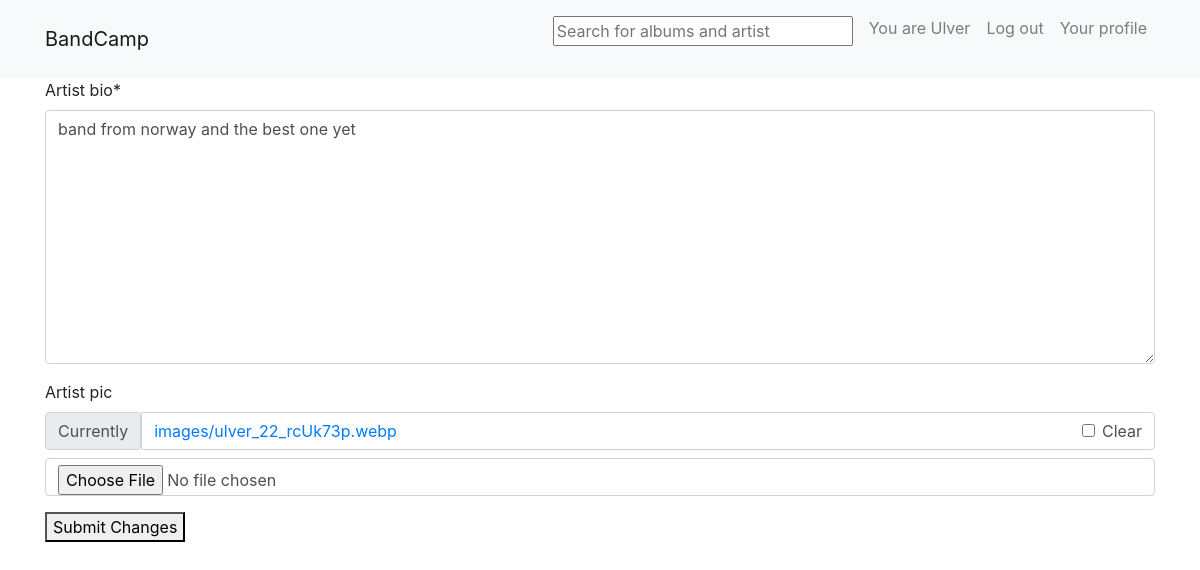
The app's page /edit_artist_profile/1 (signed in), older data.
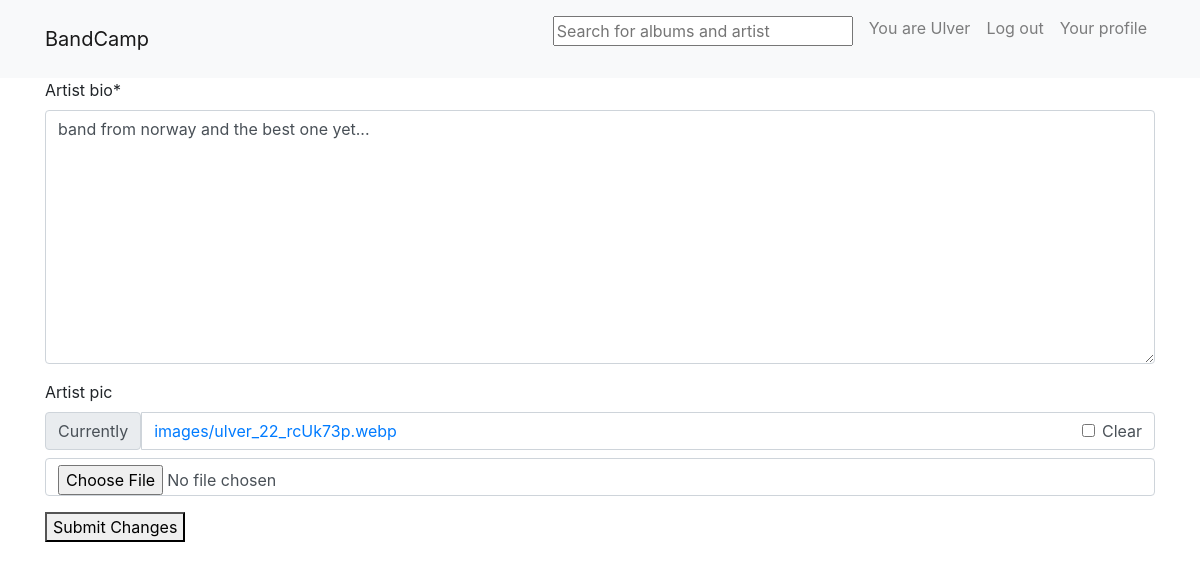
The same page, newer data.
### profiles/models.py (models this page shows, shortened)
class ArtistProfile(models.Model):
    user = models.OneToOneField(User, on_delete=models.CASCADE)
    artist_bio = models.TextField(max_length=100 , editable=True)
    artist_name = models.TextField(max_length=50)
    artist_pic = models.ImageField(null=True , blank=True ,upload_to="images/" , editable=True)
    follower = models.ManyToManyField(User , related_name="artists_follower")

### profiles/views.py (the view, shortened to what this page needs)
# urls.py: path("edit_artist_profile/<int:pk>" , EditArtistProfileView.as_view() , name = "edit_artist_profile"),
class EditArtistProfileView(UpdateView):
    model  = ArtistProfile
    template_name = "edit_artist_profile.html"
    fields = ["artist_bio" , "artist_pic"]
    def get_object(self, queryset = None):
        return get_object_or_404(ArtistProfile , user = self.request.user)

### templates/edit_artist_profile.html (shortened to what this page needs)
{% extends "base.html" %}
{% load crispy_forms_tags %}
{% block content %}
<form method="post" enctype="multipart/form-data">
    {{form|crispy}}
    <button type="submit">Submit Changes</button>
</form>
{% endblock content %}

Row changes from the older to the newer data that the page shows:
changed ArtistProfile: artist_bio "band from norway and the best one yet" → "band from norway and the best one yet..."
